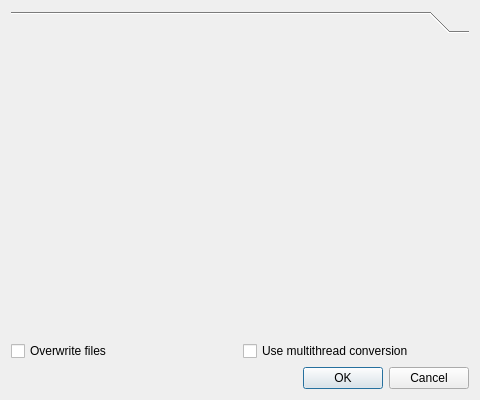
<?xml version="1.0" encoding="UTF-8"?>
<ui version="4.0">
 <class>SetupConversion</class>
 <widget class="QDialog" name="SetupConversion">
  <property name="geometry">
   <rect>
    <x>0</x>
    <y>0</y>
    <width>480</width>
    <height>400</height>
   </rect>
  </property>
  <property name="windowTitle">
   <string>Setup conversion</string>
  </property>
  <layout class="QVBoxLayout" name="verticalLayout">
   <item>
    <widget class="QToolBox" name="toolBox">
     <property name="currentIndex">
      <number>0</number>
     </property>
     <widget class="QWidget" name="formatPage">
      <property name="geometry">
       <rect>
        <x>0</x>
        <y>0</y>
        <width>468</width>
        <height>328</height>
       </rect>
      </property>
      <attribute name="label">
       <string/>
      </attribute>
      <layout class="QGridLayout" name="gridLayout"/>
     </widget>
    </widget>
   </item>
   <item>
    <layout class="QHBoxLayout" name="horizontalLayout">
     <item>
      <widget class="QCheckBox" name="overwriteTarget">
       <property name="text">
        <string>Overwrite files</string>
       </property>
       <property name="checked">
        <bool>false</bool>
       </property>
      </widget>
     </item>
     <item>
      <widget class="QCheckBox" name="useMultithreading">
       <property name="text">
        <string>Use multithread conversion</string>
       </property>
       <property name="checked">
        <bool>false</bool>
       </property>
      </widget>
     </item>
    </layout>
   </item>
   <item>
    <widget class="QDialogButtonBox" name="buttonBox">
     <property name="orientation">
      <enum>Qt::Horizontal</enum>
     </property>
     <property name="standardButtons">
      <set>QDialogButtonBox::Cancel|QDialogButtonBox::Ok</set>
     </property>
    </widget>
   </item>
  </layout>
 </widget>
 <resources/>
 <connections/>
</ui>
